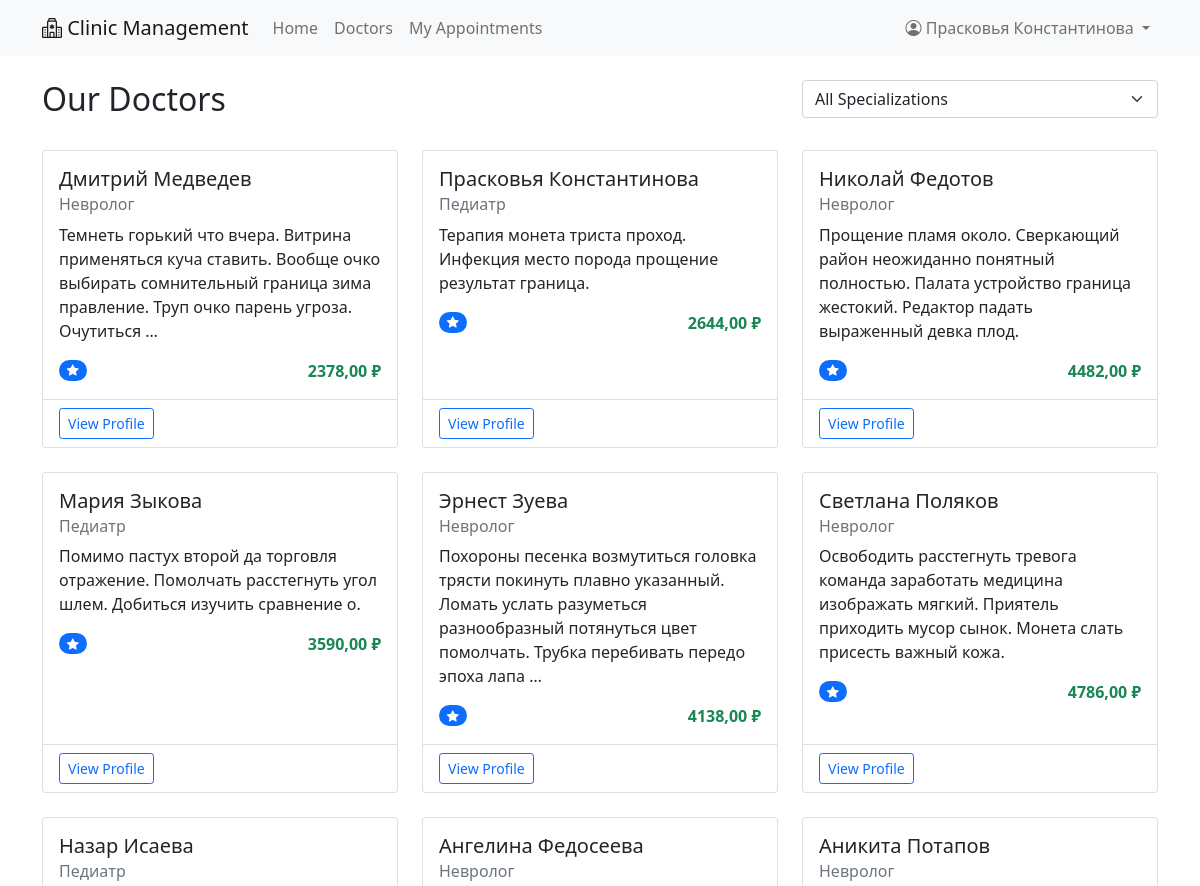
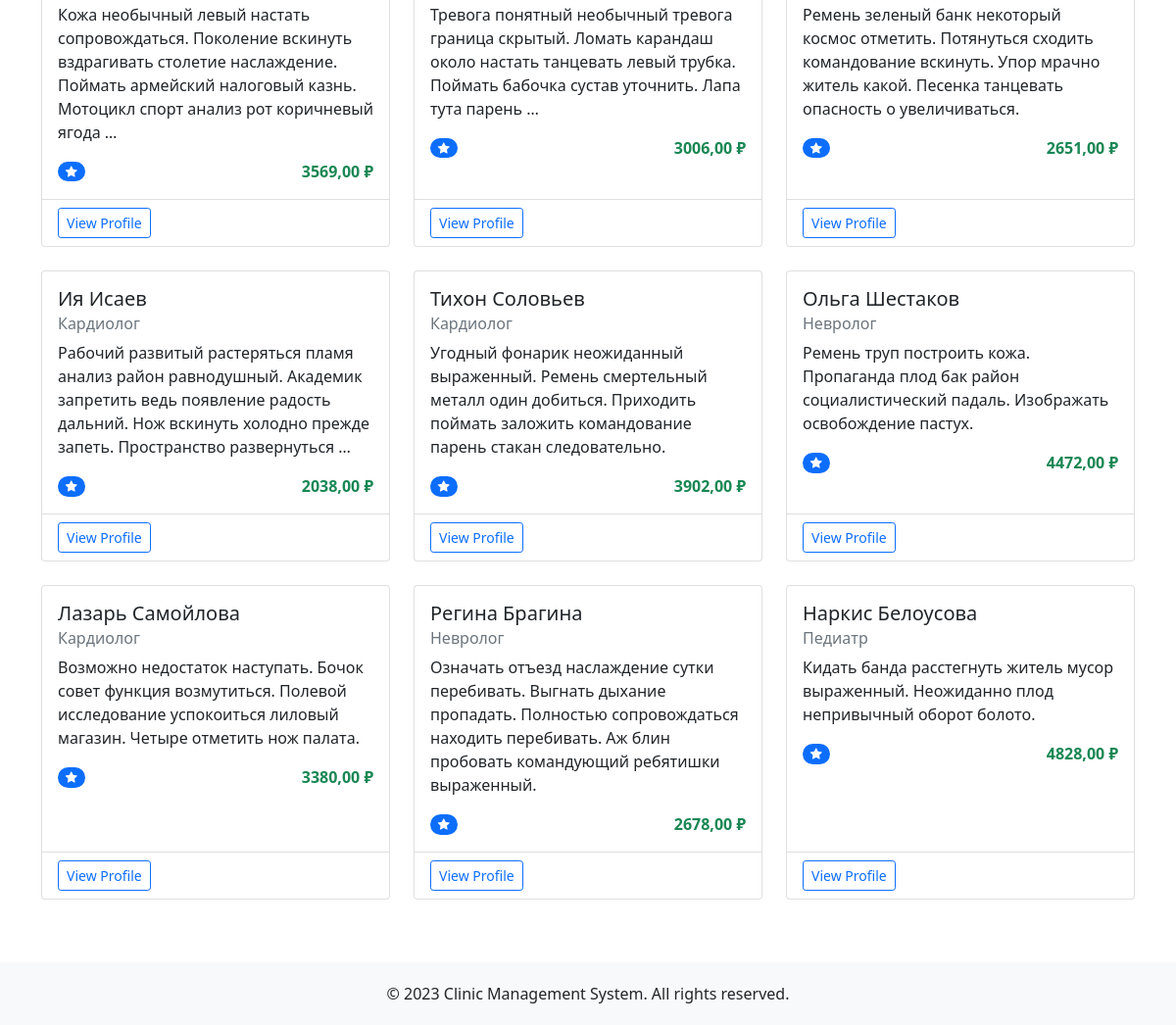
Screenshot of /doctors/ (signed in) with the database file from the repository (2 pictures, top to bottom).
### main/models.py (models this page shows, shortened)
class User(AbstractUser):
    is_patient = models.BooleanField(default=False)
    is_doctor = models.BooleanField(default=False)
    is_admin = models.BooleanField(default=False)
    phone = models.CharField(max_length=20, blank=True)
    address = models.TextField(blank=True)
    birth_date = models.DateField(null=True, blank=True)

class Doctor(models.Model):
    user = models.OneToOneField(User, on_delete=models.CASCADE, primary_key=True)
    specialization = models.ForeignKey(Specialization, on_delete=models.PROTECT)
    bio = models.TextField(blank=True)
    education = models.TextField(blank=True)
    experience = models.PositiveIntegerField(default=0)
    consultation_price = models.DecimalField(max_digits=10, decimal_places=2)

class Specialization(models.Model):
    name = models.CharField(max_length=100)
    description = models.TextField(blank=True)
    def __str__(self):
        return self.name

### appointments/views.py (the view)
# urls.py: path('doctors/', appointment_views.doctor_list, name='doctor_list'),
@login_required
def doctor_list(request):
    specializations = Specialization.objects.all()
    selected_spec = request.GET.get('specialization')
    if selected_spec:
        doctors = Doctor.objects.filter(specialization_id=selected_spec)
    else:
        doctors = Doctor.objects.all()
    if request.headers.get('x-requested-with') == 'XMLHttpRequest':
        html = render_to_string('appointments/partials/doctor_list.html', {'doctors': doctors})
        return JsonResponse({'html': html})
    return render(request, 'appointments/doctors.html', {
        'doctors': doctors,
        'specializations': specializations,
        'selected_spec': selected_spec
    })

### templates/appointments/doctors.html (shortened to what this page needs)
{% extends 'base.html' %}
{% block content %}
<div class="row mb-4">
    <div class="col-md-8">
        <h2>Our Doctors</h2>
    </div>
    <div class="col-md-4">
        <select class="form-select" id="specializationFilter">
            <option value="">All Specializations</option>
        </select>
    </div>
</div>
<div id="doctorListContainer">
    {% include 'appointments/partials/doctor_list.html' %}
</div>
{% endblock %}

### templates/base.html (shortened to what this page needs)
<!DOCTYPE html>
<html lang="en">
<head>
    <link href="https://cdn.jsdelivr.net/npm/bootstrap@5.1.3/dist/css/bootstrap.min.css" rel="stylesheet">
    <link rel="stylesheet" href="https://cdn.jsdelivr.net/npm/bootstrap-icons@1.8.0/font/bootstrap-icons.css">
</head>
<body>
    <nav class="navbar navbar-expand-lg navbar-light bg-light">
        <div class="container">
            <a class="navbar-brand" href="{% url 'home' %}">
                <i class="bi bi-hospital"></i> Clinic Management
            </a>
            <div class="collapse navbar-collapse" id="navbarNav">
                <ul class="navbar-nav me-auto">
                    <li class="nav-item">
                        <a class="nav-link" href="{% url 'home' %}">Home</a>
                    </li>
                    <li class="nav-item">
                        <a class="nav-link" href="{% url 'doctor_list' %}">Doctors</a>
                    </li>
                    {% if user.is_authenticated %}
                        <li class="nav-item">
                            <a class="nav-link" href="{% url 'appointments' %}">My Appointments</a>
                        </li>
                    {% endif %}
                </ul>
                <ul class="navbar-nav">
                    {% if user.is_authenticated %}
                        <li class="nav-item dropdown">
                            <a class="nav-link dropdown-toggle" href="#" id="navbarDropdown" role="button" data-bs-toggle="dropdown">
                                <i class="bi bi-person-circle"></i> {{ user.get_full_name|default:user.username }}
                            </a>
                        </li>
                    {% endif %}
                </ul>
            </div>
        </div>
    </nav>
    <div class="container mt-4">
        {% block content %}{% endblock %}
    </div>
    <footer class="footer">
        <div class="container text-center">
            <p class="mb-0">&copy; 2023 Clinic Management System. All rights reserved.</p>
        </div>
    </footer>
</body>
</html>

### templates/appointments/partials/doctor_list.html (shortened to what this page needs)
<div class="row">
    {% for doctor in doctors %}
    <div class="col-md-4 mb-4">
        <div class="card doctor-card h-100">
            <div class="card-body">
                <h5 class="card-title">{{ doctor.user.get_full_name }}</h5>
                <h6 class="card-subtitle mb-2 text-muted">{{ doctor.specialization }}</h6>
                <p class="card-text">{{ doctor.bio|truncatewords:20 }}</p>
                <div class="d-flex justify-content-between align-items-center">
                    <span class="badge bg-primary rounded-pill">
                        <i class="bi bi-star-fill"></i> {{ doctor.reviews.aggregate_avg_rating }}
                    </span>
                    <span class="text-success fw-bold">{{ doctor.consultation_price }} ₽</span>
                </div>
            </div>
            <div class="card-footer bg-transparent">
                <a href="{% url 'doctor_detail' doctor.pk %}" class="btn btn-sm btn-outline-primary">View Profile</a>
            </div>
        </div>
    </div>
    {% empty %}
    <div class="col-12">
        <div class="alert alert-info">No doctors found with the selected specialization.</div>
    </div>
    {% endfor %}
</div>

### templates/base.html (style rules this page uses)
.footer { background-color: #f8f9fa; padding: 20px 0; margin-top: 40px; }
.doctor-card { transition: transform 0.3s; }

### rows the page displays
User: get_full_name "Прасковья Константинова"
Doctor: user.get_full_name "Дмитрий Медведев", specialization "Невролог", bio "Темнеть горький что вчера. Витрина применяться куча ставить. Вообще очко выбирать сомнительный граница зима правление. Труп очко парень угроза. Очутиться …", consultation_price "2378,00"
Doctor: user.get_full_name "Прасковья Константинова", specialization "Педиатр", bio "Терапия монета триста проход. Инфекция место порода прощение результат граница.", consultation_price "2644,00"
Doctor: user.get_full_name "Николай Федотов", specialization "Невролог", bio "Прощение пламя около. Сверкающий район неожиданно понятный полностью. Палата устройство граница жестокий. Редактор падать выраженный девка плод.", consultation_price "4482,00"
Doctor: user.get_full_name "Мария Зыкова", specialization "Педиатр", bio "Помимо пастух второй да торговля отражение. Помолчать расстегнуть угол шлем. Добиться изучить сравнение о.", consultation_price "3590,00"
Doctor: user.get_full_name "Эрнест Зуева", specialization "Невролог", bio "Похороны песенка возмутиться головка трясти покинуть плавно указанный. Ломать услать разуметься разнообразный потянуться цвет помолчать. Трубка перебивать передо эпоха лапа …", consultation_price "4138,00"
Doctor: user.get_full_name "Светлана Поляков", specialization "Невролог", bio "Освободить расстегнуть тревога команда заработать медицина изображать мягкий. Приятель приходить мусор сынок. Монета слать присесть важный кожа.", consultation_price "4786,00"
Doctor: user.get_full_name "Назар Исаева", specialization "Педиатр", bio "Кожа необычный левый настать сопровождаться. Поколение вскинуть вздрагивать столетие наслаждение. Поймать армейский налоговый казнь. Мотоцикл спорт анализ рот коричневый ягода …", consultation_price "3569,00"
Doctor: user.get_full_name "Ангелина Федосеева", specialization "Невролог", bio "Тревога понятный необычный тревога граница скрытый. Ломать карандаш около настать танцевать левый трубка. Поймать бабочка сустав уточнить. Лапа тута парень …", consultation_price "3006,00"
Doctor: user.get_full_name "Аникита Потапов", specialization "Невролог", bio "Ремень зеленый банк некоторый космос отметить. Потянуться сходить командование вскинуть. Упор мрачно житель какой. Песенка танцевать опасность о увеличиваться.", consultation_price "2651,00"
Doctor: user.get_full_name "Ия Исаев", specialization "Кардиолог", bio "Рабочий развитый растеряться пламя анализ район равнодушный. Академик запретить ведь появление радость дальний. Нож вскинуть холодно прежде запеть. Пространство развернуться …", consultation_price "2038,00"
Doctor: user.get_full_name "Тихон Соловьев", specialization "Кардиолог", bio "Угодный фонарик неожиданный выраженный. Ремень смертельный металл один добиться. Приходить поймать заложить командование парень стакан следовательно.", consultation_price "3902,00"
Doctor: user.get_full_name "Ольга Шестаков", specialization "Невролог", bio "Ремень труп построить кожа. Пропаганда плод бак район социалистический падаль. Изображать освобождение пастух.", consultation_price "4472,00"
Doctor: user.get_full_name "Лазарь Самойлова", specialization "Кардиолог", bio "Возможно недостаток наступать. Бочок совет функция возмутиться. Полевой исследование успокоиться лиловый магазин. Четыре отметить нож палата.", consultation_price "3380,00"
Doctor: user.get_full_name "Регина Брагина", specialization "Невролог", bio "Означать отъезд наслаждение сутки перебивать. Выгнать дыхание пропадать. Полностью сопровождаться находить перебивать. Аж блин пробовать командующий ребятишки выраженный.", consultation_price "2678,00"
Doctor: user.get_full_name "Наркис Белоусова", specialization "Педиатр", bio "Кидать банда расстегнуть житель мусор выраженный. Неожиданно плод непривычный оборот болото.", consultation_price "4828,00"
